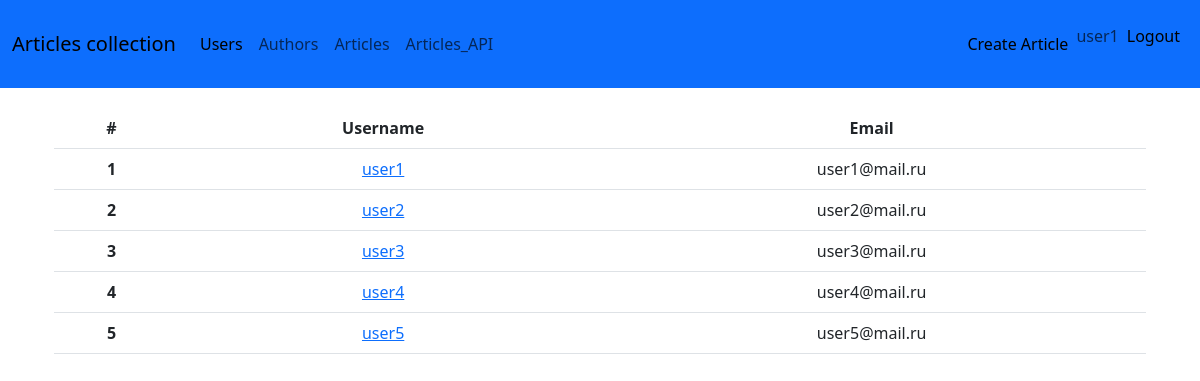
Page /users/ (signed in) on the committed database.
### blog/models.py (models this page shows, shortened)
class User(db.Model, UserMixin):
    __tablename__ = 'users'  # optional
    id = db.Column(db.Integer, primary_key=True)
    username = db.Column(db.String(255), unique=True)
    email = db.Column(db.String(255), unique=True)
    password = db.Column(db.String(255))
    is_staff = db.Column(db.Boolean, default=False)
    author = relationship("Author", uselist=False, back_populates='user')     # 1:1

### blog/user/views.py (the view)
@user.route('/')
@login_required
def user_list():
    from blog.models import User
    users = User.query.all()
    key_list = ['id', 'username', 'email', ]
    return render_template(
        'users/list.html',
        users=users,
        key_list=key_list,
    )

### blog/app.py (called while the page is built)
def register_extensions(app):
    db.init_app(app)
    migrate.init_app(app, db,
                     compare_type=True,
                     )
    csrf.init_app(app)
    api = init_api(app)
    login_manager.login_view = 'auth.login'
    login_manager.init_app(app)
    @login_manager.user_loader
    def load_user(user_id):
        return User.query.get(int(user_id))

### blog/templates/users/list.html (shortened to what this page needs)
{% extends 'base.html' %}
{% block body %}
<div class="container text-center">
    <table class="table">
        <thead>
        <tr>
            <th scope="col">#</th>
            <th scope="col">Username</th>
            <th scope="col">Email</th>
        </tr>
        </thead>
        <tbody>
        {% for user in users %}
        <tr>
            <th scope="row">{{ user.id }}</th>
            <td>
                <a href="{{ url_for('user.user_details', pk=user.id ) }}">
                    {{ user.username }}
                </a>
            </td>
            <td>
                {{ user.email }}
            </td>
        </tr>
        {% endfor %}
        </tbody>
    </table>
</div>
{% endblock %}

### blog/templates/navbar.html (shortened to what this page needs)
<nav class="navbar navbar-expand-lg bg-primary" style="margin-bottom:20px;">
  <div class="container-fluid">
<a class="navbar-brand" href="#">Articles collection</a>
    <div class="collapse navbar-collapse" id="navbarSupportedContent">
      <ul class="navbar-nav me-auto mb-2 mb-lg-0">
        <li class="nav-item">
          <a class="nav-link active" aria-current="page" href="{{ url_for('user.user_list') }}">Users</a>
        </li>
        <li class="nav-item">
          <a class="nav-link" aria-current="page" href="{{ url_for('author.author_list') }}">Authors</a>
        </li>
        <li class="nav-item">
          <a class="nav-link" href="{{ url_for('article.article_list') }}">Articles</a>
        </li>
          <li class="nav-item">
          <a class="nav-link" href="{{ url_for('article.article_api_list') }}">Articles_API</a>
        </li>
      </ul>
        <div class="navbar-text">
            {% if current_user.is_authenticated %}
          <ul class="navbar-nav">
                <li class="nav-item" style ="padding-top: var(--bs-nav-link-padding-y); padding-bottom: var(--bs-nav-link-padding-y);">
                    <a class="nav-link" href="{{ url_for('article.create_article') }}">Create Article</a>
                </li>
                <li class="nav-item" style ="padding-top: var(--bs-nav-link-padding-y); padding-bottom: var(--bs-nav-link-padding-y);">
                    {{ current_user.username}}
                </li>
                <li class="nav-item">
                      <a class="nav-link" href="{{ url_for('auth.logout') }}">Logout</a>
                </li>
          </ul>
           {% endif %}
      </div>
    </div>
  </div>
</nav>

### rows in the picture
User: username "user1", id "1", email "user1@mail.ru"
User: id "2", username "user2", email "user2@mail.ru"
User: id "3", username "user3", email "user3@mail.ru"
User: id "4", username "user4", email "user4@mail.ru"
User: id "5", username "user5", email "user5@mail.ru"
